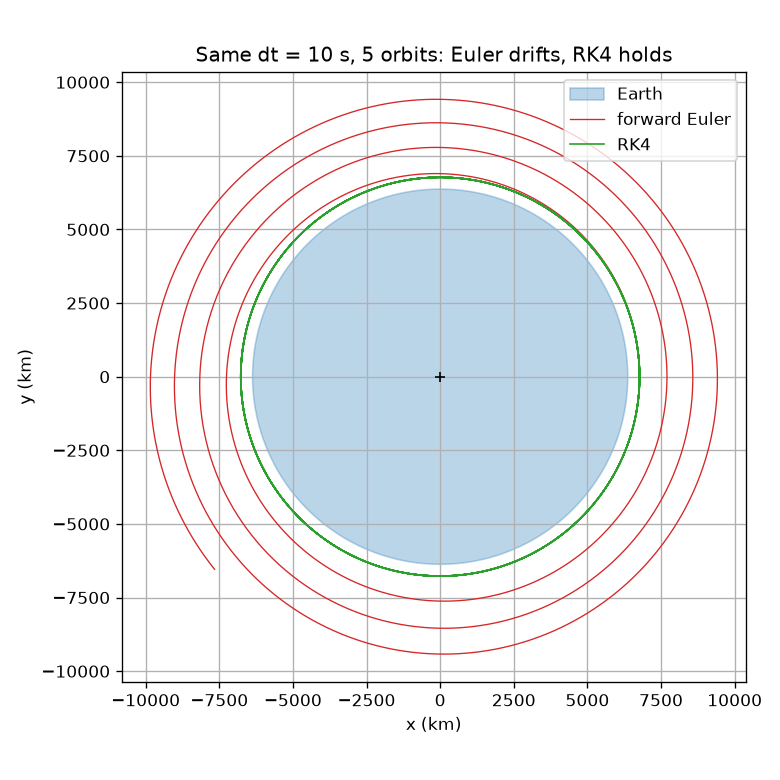

Source code (Python):
"""Module 2 -- the same circular orbit, integrated with classical RK4.

Nothing about the physics changes. We import the model, the driver, and the
diagnostics from orbit_euler.py and swap in a better integrator.

Forward Euler uses the slope at the start of the step. RK4 samples the slope
four times across the step and takes a weighted average:

    k1 = f(x,           t)
    k2 = f(x + dt/2 k1, t + dt/2)
    k3 = f(x + dt/2 k2, t + dt/2)
    k4 = f(x + dt   k3, t + dt)
    x_next = x + dt/6 (k1 + 2 k2 + 2 k3 + k4)

That makes it 4th-order: the per-step error scales as dt^5, the accumulated
error as dt^4. Same step size as the Euler run, dramatically less drift.
"""

import numpy as np
import matplotlib.pyplot as plt

from orbit_euler import (
    MU_EARTH, R_EARTH, R0,
    circular_speed, orbital_period, simulate, euler_step,
    radius, specific_energy,
    DT, N_ORBITS,
)


# ---------------------------------------------------------------------------
# Integrator
# ---------------------------------------------------------------------------
def rk4_step(f, state, t, dt):
    """One classical 4th-order Runge-Kutta step of x_dot = f(x, t)."""
    k1 = f(state, t)
    k2 = f(state + 0.5 * dt * k1, t + 0.5 * dt)
    k3 = f(state + 0.5 * dt * k2, t + 0.5 * dt)
    k4 = f(state + dt * k3, t + dt)
    return state + (dt / 6.0) * (k1 + 2 * k2 + 2 * k3 + k4)


# ---------------------------------------------------------------------------
# Run
# ---------------------------------------------------------------------------
def main():
    v_circ = circular_speed(MU_EARTH, R0)
    T = orbital_period(MU_EARTH, R0)
    state0 = np.array([R0, 0.0, 0.0, v_circ])

    t_e, s_e = simulate(state0, DT, N_ORBITS * T, step=euler_step)
    t_r, s_r = simulate(state0, DT, N_ORBITS * T, step=rk4_step)

    r_e, r_r = radius(s_e), radius(s_r)
    eps_e, eps_r = specific_energy(s_e), specific_energy(s_r)

    print("=" * 68)
    print("CIRCULAR LOW-EARTH ORBIT  --  RK4 vs forward Euler (same dt)")
    print("=" * 68)
    print(f"Derived circular speed  v = sqrt(mu/r0) = {v_circ:.2f} m/s")
    print(f"Period T = {T:.1f} s   |   dt = {DT:.0f} s   |   {N_ORBITS} orbits "
          f"({len(t_r)-1} steps)")
    print()
    print("A correct circular orbit returns to its start each period and keeps")
    print("radius and specific energy fixed. Comparing the two integrators:")
    print()
    print(f"{'':<16}{'radius change':>18}{'|epsilon| change':>20}")
    print(f"{'forward Euler':<16}{(r_e[-1]-r_e[0])/1e3:>15.1f} km"
          f"{abs((eps_e[-1]-eps_e[0])/eps_e[0])*100:>17.2f} %")
    print(f"{'RK4':<16}{(r_r[-1]-r_r[0])/1e3:>15.3f} km"
          f"{abs((eps_r[-1]-eps_r[0])/eps_r[0])*100:>17.5f} %")
    print()
    print("Same model, same step size. RK4 costs ~4x the force evaluations")
    print("per step but spends them across the interval instead of all at the")
    print("start. The Euler orbit spirals thousands of km outward; the RK4")
    print("orbit stays closed to sub-metre level. orbital_energy.py scores")
    print("both against dt.")
    print("=" * 68)

    fig, ax = plt.subplots(figsize=(6.5, 6.5))
    theta = np.linspace(0, 2 * np.pi, 200)
    ax.fill(R_EARTH / 1e3 * np.cos(theta), R_EARTH / 1e3 * np.sin(theta),
            color="tab:blue", alpha=0.3, label="Earth")
    ax.plot(s_e[:, 0] / 1e3, s_e[:, 1] / 1e3, lw=0.8, color="tab:red",
            label="forward Euler")
    ax.plot(s_r[:, 0] / 1e3, s_r[:, 1] / 1e3, lw=1.0, color="tab:green",
            label="RK4")
    ax.plot(0, 0, "+", color="k")
    ax.set_aspect("equal")
    ax.set_xlabel("x (km)")
    ax.set_ylabel("y (km)")
    ax.set_title(f"Same dt = {DT:.0f} s, {N_ORBITS} orbits: Euler drifts, RK4 holds")
    ax.grid(True)
    ax.legend(loc="upper right")
    fig.tight_layout()
    fig.savefig("orbit_rk4.png", dpi=120)


if __name__ == "__main__":
    main()
    plt.show()
